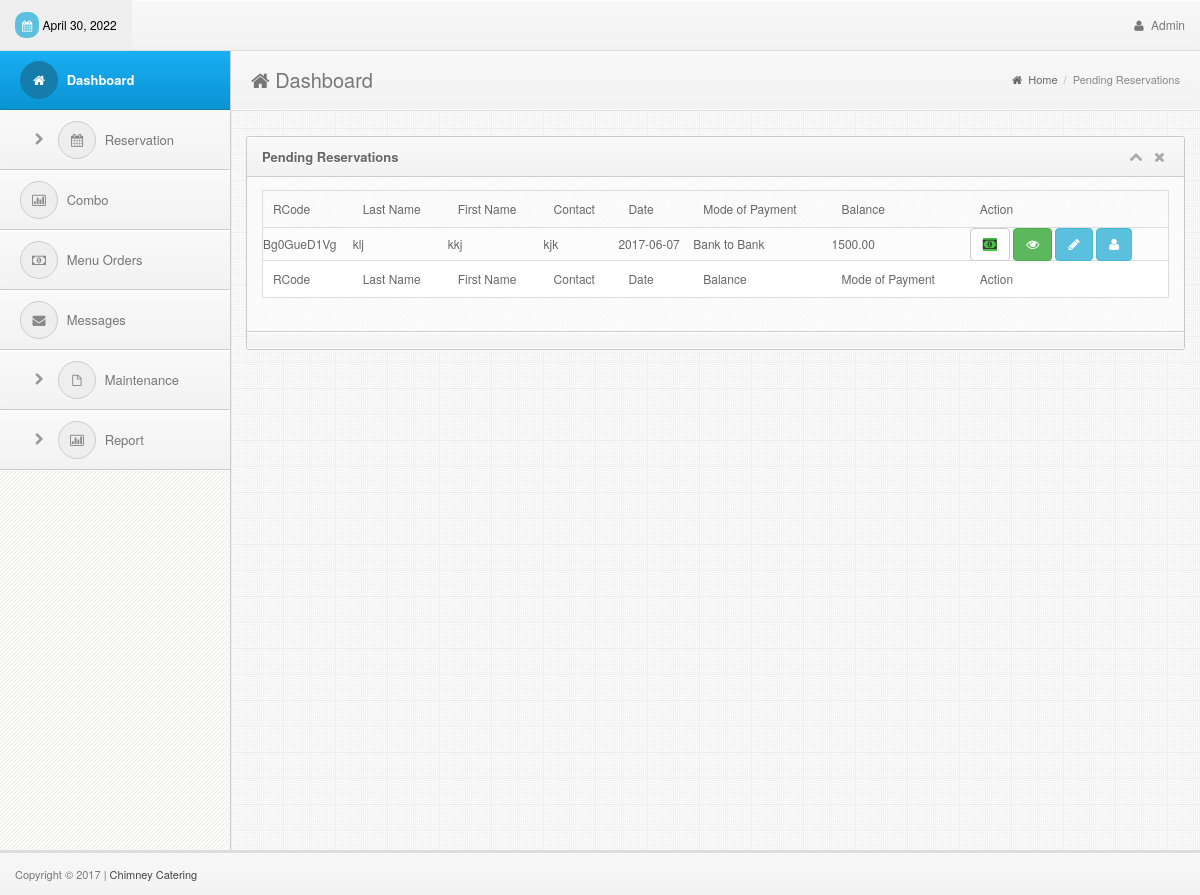
/admin/pending.php (signed in), run on the app's committed database.
### tables this page shows
CREATE TABLE `reservation` (
  `rid` int(11) NOT NULL,
  `r_date` date NOT NULL,
  `r_time` time NOT NULL,
  `r_last` varchar(30) NOT NULL,
  `r_first` varchar(30) NOT NULL,
  `r_contact` varchar(30) NOT NULL,
  `r_email` varchar(50) NOT NULL,
  `r_address` varchar(100) NOT NULL,
  `r_type` varchar(30) NOT NULL,
  `r_ocassion` varchar(50) NOT NULL,
  `r_motif` varchar(30) NOT NULL,
  `team_id` int(11) NOT NULL,
  `r_venue` varchar(100) NOT NULL,
  `payable` decimal(10,2) NOT NULL,
  `balance` decimal(10,2) NOT NULL,
  `r_status` varchar(10) NOT NULL,
  `date_reserved` date NOT NULL,
  `r_code` varchar(10) NOT NULL,
  `pax` int(11) NOT NULL,
  `combo_id` int(11) NOT NULL,
  `price` decimal(10,2) NOT NULL,
  `modeofpayment` varchar(50) NOT NULL
);

### admin/pending.php (the view, shortened to what this page needs)
<!DOCTYPE html>
<html lang="en">
<head>
  <?php include('../includes/links.php');?>
</head>
<body>
<div class="navbar navbar-fixed-top bs-docs-nav" role="banner">
    <div class="conjtainer">
      <?php include('../includes/topbar.php');?>
    </div>
  </div>
<div class="content" style="margin-top:10px">
    <?php include('../includes/sidebar.php');?>
    <div class="mainbar">
      <div class="page-head">
        <h2 class="pull-left"><i class="fa fa-home"></i> Dashboard</h2>
        <div class="bread-crumb pull-right">
          <a href="index.html"><i class="fa fa-home"></i> Home</a>
          <span class="divider">/</span>
          <a href="#" class="bread-current">Pending Reservations</a>
        </div>
        <div class="clearfix"></div>
      </div>
      <div class="matter">
        <div class="container">
          <div class="row">
            <div class="col-md-12">
              <div class="widget">
                <div class="widget-head">
                  <div class="pull-left"> Pending Reservations
                  </div>
                  <div class="widget-icons pull-right">
                    <a href="#" class="wminimize"><i class="fa fa-chevron-up"></i></a>
                    <a href="#" class="wclose"><i class="fa fa-times"></i></a>
                  </div>
                  <div class="clearfix"></div>
                </div>
                <div class="widget-content">
                  <div class="padd">
              <div class="page-tables">
                <div class="table-responsive">
                  <table cellpadding="0" cellspacing="0" border="0" id="data-table" width="100%">
                    <thead>
                      <tr>
                        <th>RCode</th>
                        <th>Last Name</th>
                        <th>First Name</th>
                        <th>Contact</th>
                        <th>Date</th>
                        <th>Mode of Payment</th>
                        <th>Balance</th>
                        <th>Action</th>
                      </tr>
                    </thead>
                    <tbody>
<?php
include('../includes/dbcon.php');
    $query=mysqli_query($con,"select * from reservation left join team on reservation.team_id=team.team_id where r_status='Pending'")or die(mysqli_error($con));
      while ($row=mysqli_fetch_array($query)){
        $id=$row['rid'];
        $rcode=$row['r_code'];
        $first=$row['r_first'];
        $last=$row['r_last'];
        $contact=$row['r_contact'];
        $date=$row['r_date'];
        $balance=$row['balance'];
?>
                      <tr>
                        <td><?php echo $rcode;?></td>
                        <td><?php echo $last;?></td>
                        <td><?php echo $first;?></td>
                        <td><?php echo $contact;?></td>
                        <td><?php echo $date;?></td>
                        <td><?php echo $row['modeofpayment'];?></td>
                        <td><?php echo $balance;?></td>
                        <td>
                              <a href="#payment" class="btn btn-default" data-target="#payment<?php echo $id;?>" data-toggle="modal">
                                <i class="fa fa-money bgreen"></i>
                              </a>
                              <a href="reservation_view.php?id=<?php echo $id;?>" class="btn btn-success">
                                <i class="fa fa-eye"></i>
                              </a>
                              <a href="#update" class="btn btn-info" data-target="#update<?php echo $id;?>" data-toggle="modal">
                                <i class="fa fa-pencil"></i>
                              </a>
                              <a href="#assign" class="btn btn-info" data-target="#assign<?php echo $id;?>" data-toggle="modal">
                                <i class="fa fa-user"></i>
                              </a>
                        </td>
                      </tr>
<?php }?>
                    </tbody>
                    <tfoot>
                      <tr>
                        <tr>
                        <th>RCode</th>
                        <th>Last Name</th>
                        <th>First Name</th>
                        <th>Contact</th>
                        <th>Date</th>
                        <th>Balance</th>
                        <th>Mode of Payment</th>
                        <th>Action</th>
                      </tr>
                      </tr>
                    </tfoot>
                  </table>
                </div>
                </div>
              </div>
                  </div>
                  <div class="widget-foot">
                  </div>
                </div>
              </div>
            </div>
          </div>
        </div>
      </div>
    </div>
<?php include('../includes/footer.php');?>
</body>
</html>

### admin/css/style.css (style rules this page uses)
body { font-size: 12px; line-height: 22px; color: #666; border-top: 3px solid #eee; background:#343434 url("../img/back.png") repeat; padding-top: 37px; -webkit-font-smoothing: antialiased; }
h1,h2,h3,h4,h5,h6 { padding: 2px 0px; margin: 2px 0px; color: #777; }
h2 { font-size: 25px; line-height: 35px; }
a { color: #026b9c; }
.bgreen { background: #4ac344; }
.navbar * { font-weight: normal !important; text-shadow:none !important; }
.navbar { background-color: #f8f8f8; background: -webkit-gradient(linear, left top, left bottom, from(#f8f8f8), to(#f2f2f2)); background: -webkit-linear-gradient(top, #f8f8f8, #f2f2f2); background: -moz-linear-gradient(top, #f8f8f8, #f2f2f2); background: -ms-linear-gradient(top, #f8f8f8, #f2f2f2); background: -o-linear-gradient(top, #f8f8f8, #f2f2f2); background: linear-gradient(top, #f8f8f8, #f2f2f2); border-bottom: 1px solid #ddd; box-shadow: inset 0px 1px 1px #fff; }
.mainbar { position: relative; margin-left: 230px; margin-right: 0px; width: auto; background:#eee url("../img/main-back.png") repeat; border-left: 1px solid #ccc; z-index: 50; min-height: 800px; }
.mainbar .container { max-width:100% !important; width: 100% !important; }
.page-tables #data-table { margin-bottom: 20px; }
.page-tables #data-table { border:1px solid #ddd; }
.page-tables table#data-table thead th { padding:7px 10px; font-weight:normal; border-bottom:0px; }
.page-tables table#data-table tfoot th { border-top:1px solid #ddd; padding:7px 10px; font-weight:normal; background:#fff; }
.page-tables table#data-table td { background:#fcfcfc; border-top:1px solid #ddd; }
.mainbar .page-head { background-color: #f8f8f8; background: -webkit-gradient(linear, left top, left bottom, from(#f8f8f8), to(#f2f2f2)); background: -webkit-linear-gradient(top, #f8f8f8, #f2f2f2); background: -moz-linear-gradient(top, #f8f8f8, #f2f2f2); background: -ms-linear-gradient(top, #f8f8f8, #f2f2f2); background: -o-linear-gradient(top, #f8f8f8, #f2f2f2); background: linear-gradient(top, #f8f8f8, #f2f2f2); padding: 8px 20px; border-bottom: 1px solid #fff; box-shadow: inset 0px 1px 1px #fff; }
.mainbar .page-head h2 { font-weight: normal; font-size: 20px; }
.mainbar .bread-crumb { font-size: 11px; margin-top: 10px; color: #aaa; }
.mainbar .bread-crumb i { margin-right: 3px; }
.mainbar .bread-crumb .divider { margin: 0px 3px; }
.mainbar .bread-crumb a { color: #666; }
.mainbar .bread-crumb a.bread-current { color: #888; }
.mainbar .matter { border-top: 1px solid #ddd; padding: 15px 0px; }
.widget { border: 1px solid #c9c9c9; border-radius: 3px; margin-top: 10px; margin-bottom: 20px; background: #fafafa url('../img/cream.png') repeat; }
.widget .padd, .modal-body { padding: 13px 15px; }
.widget .widget-head,.modal-header { background-color: #f8f8f8; background: -webkit-gradient(linear, left top, left bottom, from(#f8f8f8), to(#f2f2f2)); background: -webkit-linear-gradient(top, #f8f8f8, #f2f2f2); background: -moz-linear-gradient(top, #f8f8f8, #f2f2f2); background: -ms-linear-gradient(top, #f8f8f8, #f2f2f2); background: -o-linear-gradient(top, #f8f8f8, #f2f2f2); background: linear-gradient(top, #f8f8f8, #f2f2f2); border-top-right-radius: 3px; border-top-left-radius: 3px; text-shadow:0px 1px #fff; border-bottom: 1px solid #ccc; border-top: 1px solid #fff; color: #666; font-size: 13px; font-weight: bold; padding: 8px 15px; }
.widget .widget-head .widget-icons i { font-size: 14px; margin: 0px 4px; }
.widget .widget-head .widget-icons a { color: #aaa; }
.widget .widget-foot, .modal-footer { background-color: #f8f8f8; background: -webkit-gradient(linear, left top, left bottom, from(#f8f8f8), to(#f2f2f2)); background: -webkit-linear-gradient(top, #f8f8f8, #f2f2f2); background: -moz-linear-gradient(top, #f8f8f8, #f2f2f2); background: -ms-linear-gradient(top, #f8f8f8, #f2f2f2); background: -o-linear-gradient(top, #f8f8f8, #f2f2f2); background: linear-gradient(top, #f8f8f8, #f2f2f2); border-bottom-right-radius: 3px; border-bottom-left-radius: 3px; text-shadow:0px 1px #fff; border-bottom: 1px solid #fff; border-top: 1px solid #ccc; padding: 8px 15px; font-size: 12px; color: #555; box-shadow: inset 0px 1px 1px #fff; }

### data on the page
reservation: r_code "Bg0GueD1Vg", r_last "klj", r_first "kkj", r_contact "kjk", r_date "2017-06-07", modeofpayment "Bank to Bank", balance "1500.00"
